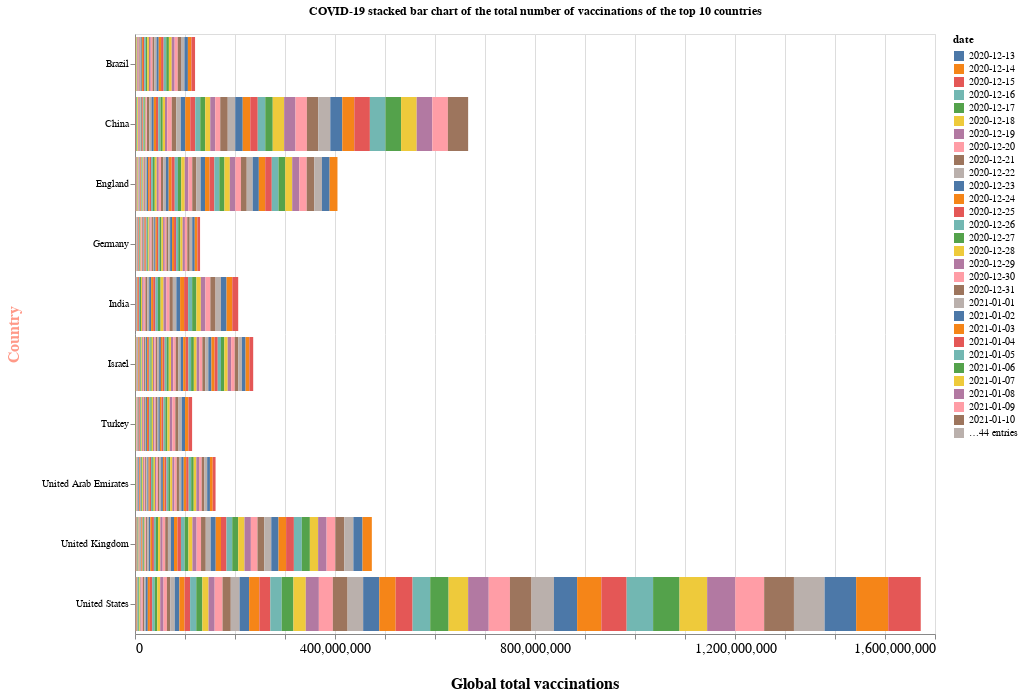

Write notebook code for a chart like this one.
### Markdown cell above
**Stacked Bar Chart: The total number of vaccinations of the top 10 countries**

### Code cell
plot.plot2_c_stacked_barh(vaccination_top10_detail)

### Figure 1 — Vega-Lite specification as saved in the notebook (floating-point values rounded to 4 significant figures; data arrays with more than 128 entries replaced by an {"elided": "..."} marker saying what was removed)
{"config": {"view": {"continuousWidth": 400, "continuousHeight": 300}}, "data": {"name": "data-113b8b44ee17710ce8f334fcf6b3fb1a"}, "mark": "bar", "encoding": {"color": {"type": "nominal", "field": "date"}, "order": {"type": "nominal", "field": "date", "sort": "ascending"}, "x": {"type": "quantitative", "aggregate": "sum", "axis": {"grid": true, "labelFontSize": 14, "title": "Global total vaccinations", "titleFontSize": 16, "titlePadding": 20}, "field": "total_vaccinations"}, "y": {"type": "nominal", "axis": {"title": "Country", "titleColor": "#FF9988", "titleFontSize": 16, "titlePadding": 20}, "field": "country"}}, "height": 600, "title": {"text": "COVID-19 stacked bar chart of the total number of vaccinations of the top 10 countries", "fontSize": 12, "offset": 16}, "width": 800, "$schema": "https://vega.github.io/schema/vega-lite/v4.8.1.json", "datasets": {"data-113b8b44ee17710ce8f334fcf6b3fb1a": {"elided": "564 records"}}}
